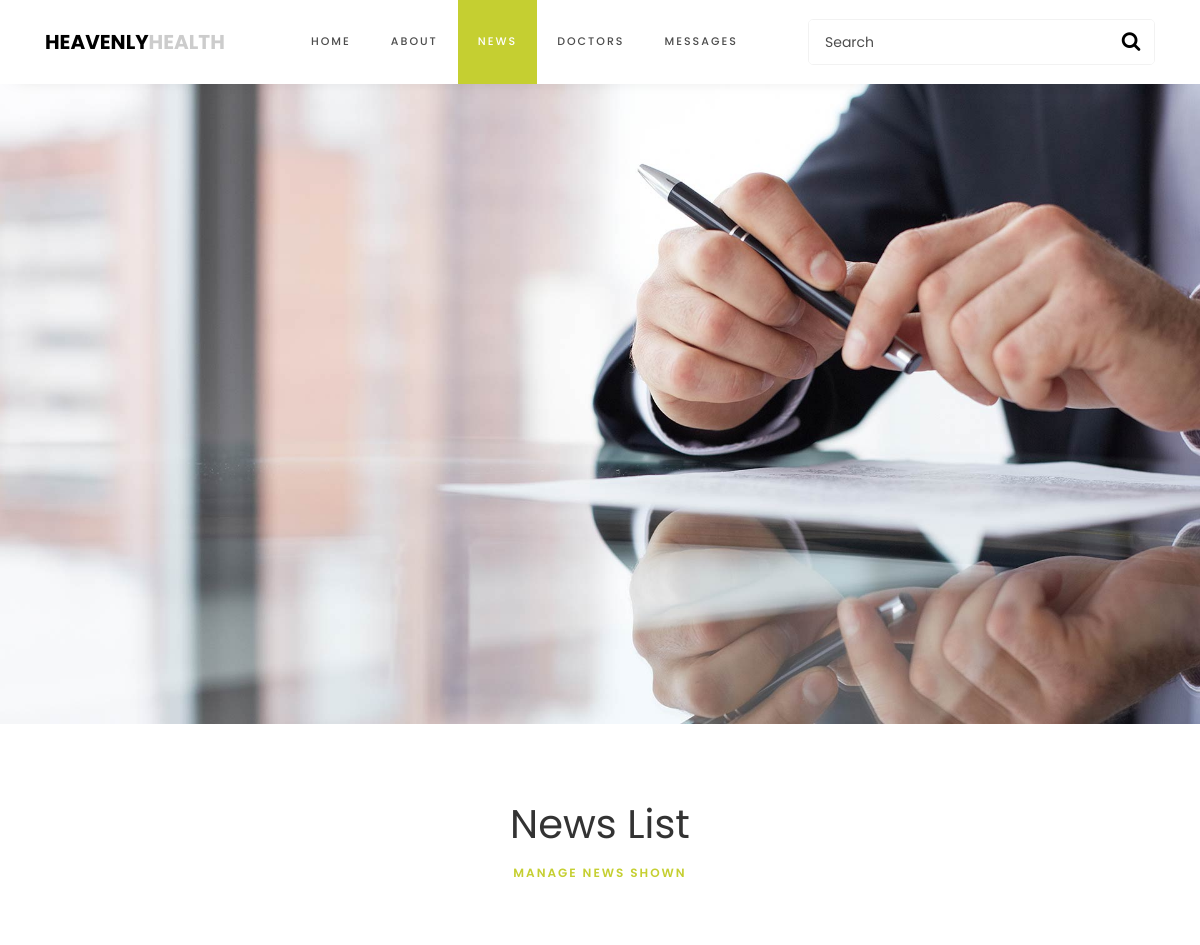
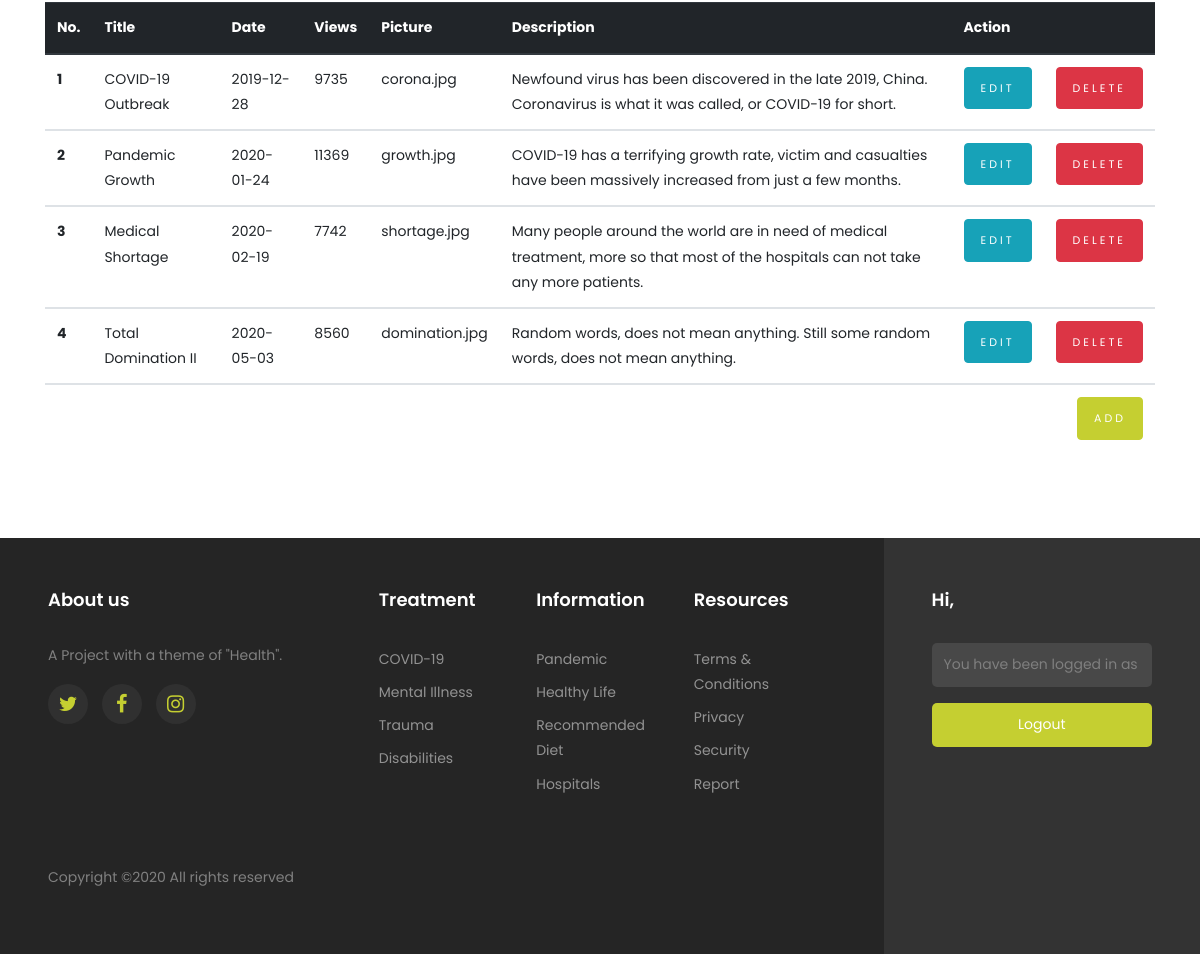
/index.php/admin/manageNews, run on the app's committed database (2 pictures, top to bottom).
### tables this page shows
CREATE TABLE `news` (
  `id` int(11) NOT NULL,
  `title` varchar(25) NOT NULL,
  `date` date NOT NULL,
  `views` int(11) NOT NULL,
  `picture` varchar(50) NOT NULL,
  `description` varchar(150) NOT NULL
);

### application/controllers/Admin.php (called while the page is built, shortened)
<?php
class Admin extends CI_Controller {
    public function __construct()
	{
		$this->load->model('rolemodel');
		$this->load->model('loginmodel');
		$this->load->helper(array('form', 'url'));
	}
	public function manageNews()
	{
		$data['news'] = $this->rolemodel->getNews();
		$this->load->view('admin/managenews',$data);
	}
}

### index.php (called while the page is built, shortened)
<?php
require_once BASEPATH.'core/CodeIgniter.php';

### application/models/RoleModel.php (called while the page is built, shortened)
<?php
class rolemodel extends CI_Model {
	public function getNews() {
		return $this->db->get('news')->result();
	}
}

### application/views/admin/ManageNews.php (the view, shortened to what this page needs)
<!DOCTYPE html>
<html>
<head>
	<link rel="stylesheet" href="https://stackpath.bootstrapcdn.com/bootstrap/4.4.1/css/bootstrap.min.css">
	<link rel="stylesheet" href="<?php echo base_url() ?>assets/css/style.css">
	<link rel="stylesheet" href="<?php echo base_url() ?>assets/css/owl.carousel.min.css">
	<link rel="stylesheet" href="<?php echo base_url() ?>assets/css/owl.theme.default.min.css">
  <link rel="stylesheet" href="https://stackpath.bootstrapcdn.com/font-awesome/4.7.0/css/font-awesome.min.css">
</head>
<body>
	<nav class="navbar navbar-expand-lg navbar-dark ftco_navbar bg-dark ftco-navbar-light" id="ftco-navbar">
	    <div class="container">
	    	<a class="navbar-brand" href="<?php echo base_url('index.php/admin') ?>">HEAVENLY<span>HEALTH</span></a>
	    	<form action="#" class="searchform order-sm-start order-lg-last">
          <div class="form-group d-flex">
            <input type="text" class="form-control pl-3" placeholder="Search">
            <button type="submit" placeholder="" class="form-control search"><span class="fa fa-search"></span></button>
          </div>
        </form>
	      <div class="collapse navbar-collapse" id="ftco-nav">
	        <ul class="navbar-nav m-auto">
	        	<li class="nav-item"><a href="<?php echo base_url('index.php/admin') ?>" class="nav-link">Home</a></li>
            <li class="nav-item"><a href="<?php echo base_url('index.php/admin/about') ?>" class="nav-link">About</a></li>
            <li class="nav-item active"><a href="<?php echo base_url('index.php/admin/news') ?>" class="nav-link">News</a></li>
            <li class="nav-item"><a href="<?php echo base_url('index.php/admin/doctors') ?>" class="nav-link">Doctors</a></li>
            <li class="nav-item"><a href="<?php echo base_url('index.php/admin/messages') ?>" class="nav-link">Messages</a></li>
	        </ul>
	      </div>
	    </div>
	 </nav>
	 <img src="<?php echo base_url(); ?>assets/images/bg_6.jpg" class="img-fluid" alt="Responsive image">
	<section class="site-section">
	    <div class="container">
	        <div class="row justify-content-center pb-5 mb-3">
	          <div class="col-md-7 heading-section text-center">
	            <h1> News List </h1>
	            <span class="subheading">MANAGE NEWS SHOWN</span>
	        </div>
	    </div>
		 <table class="table">
	  		<thead class="thead-dark">
		    <tr>
		      <th scope="col">No.</th>
		      <th scope="col">Title</th>
		      <th scope="col">Date</th>
		      <th scope="col">Views</th>
		      <th scope="col">Picture</th>
          <th scope="col">Description</th>
		      <th scope="col" colspan="2">Action</th>
		    </tr>
	  		</thead>
	  		<?php $num = 0; ?>
	  		<?php foreach ($news as $row): ?>
	  		<?php $num = $num+1; ?>
	  		<tbody>
		    <tr>
		      <th scope="row"><?= $num ?></th>
		      <td><?= $row->title ?></td>
		      <td><?= $row->date ?></td>
		      <td><?= $row->views ?></td>
		      <td><?= $row->picture ?></td>
          <td><?= $row->description ?></td>
		      <td width="20px"><a href="<?php echo base_url(); ?>index.php/admin/editn/<?= $row->id ?>"><input type="submit" value="Edit" class="btn btn-info"></td>
		      <td width="20px"><a href="<?php echo base_url(); ?>index.php/admin/removeNews/<?= $row->id ?>"><input type="submit" value="Delete" class="btn btn-danger"></a></td>
		    </tr>
	  		</tbody>
	  		<?php endforeach ?>
        <tbody>
          <td colspan="8" align="right"> <a href="<?php echo base_url(); ?>index.php/admin/addn"><input type="submit" value="Add" class="btn btn-primary"></a> </td>
        </tbody>
		</table>
		</div>
	</section>
    <footer class="footer">
  <div class="container-fluid px-lg-5">
    <div class="row">
      <div class="col-md-9 py-5">
        <div class="row">
          <div class="col-md-4 mb-md-0 mb-4">
            <h2 class="footer-heading">About us</h2>
            <p>A Project with a theme of "Health".</p>
            <ul class="ftco-footer-social p-0">
                  <li><a href="#" data-toggle="tooltip" data-placement="top" title="Twitter"><span class="fa fa-twitter"></span></a></li>
                  <li><a href="#" data-toggle="tooltip" data-placement="top" title="Facebook"><span class="fa fa-facebook"></span></a></li>
                  <li><a href="#" data-toggle="tooltip" data-placement="top" title="Instagram"><span class="fa fa-instagram"></span></a></li>
                </ul>
          </div>
          <div class="col-md-8">
            <div class="row justify-content-center">
              <div class="col-md-12 col-lg-10">
                <div class="row">
                  <div class="col-md-4 mb-md-0 mb-4">
                        <h2 class="footer-heading">Treatment</h2>
                        <ul class="list-unstyled">
                          <li><a href="#" class="py-1 d-block">COVID-19</a></li>
                          <li><a href="#" class="py-1 d-block">Mental Illness</a></li>
                          <li><a href="#" class="py-1 d-block">Trauma</a></li>
                          <li><a href="#" class="py-1 d-block">Disabilities</a></li>
                        </ul>
                      </div>
                      <div class="col-md-4 mb-md-0 mb-4">
                        <h2 class="footer-heading">Information</h2>
                        <ul class="list-unstyled">
                          <li><a href="#" class="py-1 d-block">Pandemic</a></li>
                          <li><a href="#" class="py-1 d-block">Healthy Life</a></li>
                          <li><a href="#" class="py-1 d-block">Recommended Diet</a></li>
                          <li><a href="#" class="py-1 d-block">Hospitals</a></li>
                        </ul>
                      </div>
                      <div class="col-md-4 mb-md-0 mb-4">
                        <h2 class="footer-heading">Resources</h2>
                        <ul class="list-unstyled">
                          <li><a href="#" class="py-1 d-block">Terms & Conditions</a></li>
                          <li><a href="#" class="py-1 d-block">Privacy</a></li>
                          <li><a href="#" class="py-1 d-block">Security</a></li>
                          <li><a href="#" class="py-1 d-block">Report</a></li>
                        </ul>
                      </div>
                    </div>
                  </div>
                </div>
              </div>
            </div>
            <div class="row mt-md-5">
              <div class="col-md-12">
                <p class="copyright"> Copyright &copy;2020 All rights reserved </p>
              </div>
            </div>
          </div>
          <div class="col-md-3 py-md-5 py-4 aside-stretch-right pl-lg-5">
            <h2 class="footer-heading">Hi, <?php echo $this->session->userdata("name"); ?></h2>
            <form method="POST" action="<?php echo base_url('index.php/admin/logout') ?>" class="form-consultation">
              <div class="form-group">
                <input type="text" name="username" class="form-control" placeholder="You have been logged in as Admin" disabled>
              </div>
              <div class="form-group">
                <button type="submit" class="form-control submit px-3">Logout</button>
              </div>
            </form>
          </div>
        </div>
      </div>
    </footer>
</body>
</html>

### data on the page
news: title "COVID-19 Outbreak", date "2019-12-28", views "9735", picture "corona.jpg", description "Newfound virus has been discovered in the late 2019, China. Coronavirus is what it was called, or COVID-19 for short."
news: title "Pandemic Growth", date "2020-01-24", views "11369", picture "growth.jpg", description "COVID-19 has a terrifying growth rate, victim and casualties have been massively increased from just a few months."
news: title "Medical Shortage", date "2020-02-19", views "7742", picture "shortage.jpg", description "Many people around the world are in need of medical treatment, more so that most of the hospitals can not take any more patients."
news: title "Total Domination II", date "2020-05-03", views "8560", picture "domination.jpg", description "Random words, does not mean anything. Still some random words, does not mean anything."
